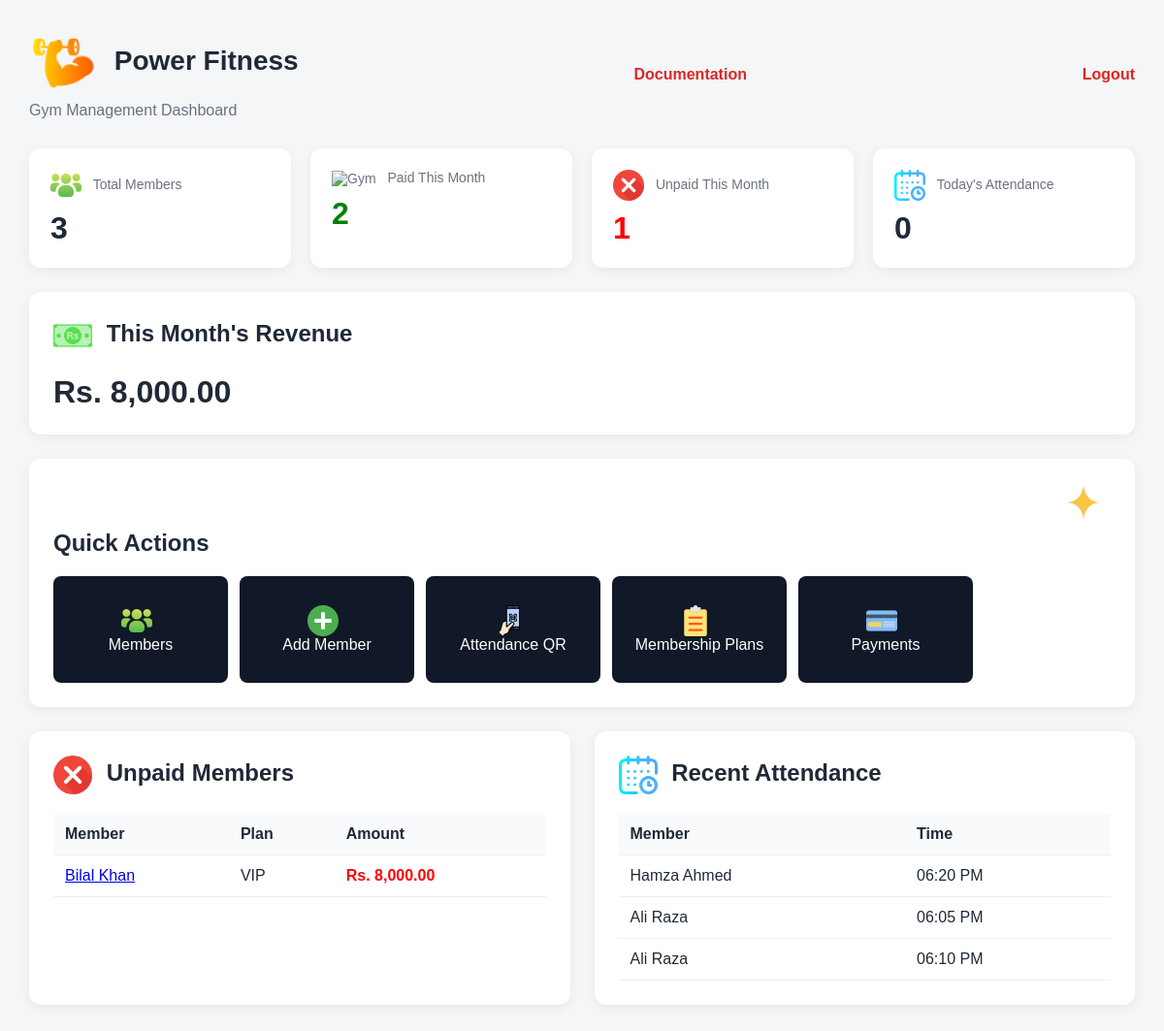
Page /dashboard.php (signed in) on the committed database.
### tables this page shows
CREATE TABLE `gyms` (
  `gym_id` int NOT NULL AUTO_INCREMENT,
  `owner_id` int NOT NULL,
  `gym_name` varchar(150) NOT NULL,
  `address` varchar(255) DEFAULT NULL,
  `phone` varchar(20) DEFAULT NULL,
  `created_at` timestamp NULL DEFAULT CURRENT_TIMESTAMP,
  `subscription_plan_id` int NOT NULL DEFAULT '1',
  PRIMARY KEY (`gym_id`),
  KEY `owner_id` (`owner_id`),
  KEY `fk_gym_subscription_plan` (`subscription_plan_id`),
  CONSTRAINT `fk_gym_subscription_plan` FOREIGN KEY (`subscription_plan_id`) REFERENCES `subscription_plans` (`subscription_plan_id`),
  CONSTRAINT `gyms_ibfk_1` FOREIGN KEY (`owner_id`) REFERENCES `gym_owners` (`owner_id`)
);

CREATE TABLE `member_memberships` (
  `membership_id` int NOT NULL AUTO_INCREMENT,
  `member_id` int NOT NULL,
  `plan_id` int NOT NULL,
  `start_date` date NOT NULL,
  `end_date` date NOT NULL,
  `status` enum('active','expired','cancelled') DEFAULT 'active',
  PRIMARY KEY (`membership_id`),
  KEY `member_id` (`member_id`),
  KEY `plan_id` (`plan_id`),
  CONSTRAINT `member_memberships_ibfk_1` FOREIGN KEY (`member_id`) REFERENCES `members` (`member_id`),
  CONSTRAINT `member_memberships_ibfk_2` FOREIGN KEY (`plan_id`) REFERENCES `membership_plans` (`plan_id`)
);

CREATE TABLE `members` (
  `member_id` int NOT NULL AUTO_INCREMENT,
  `gym_id` int NOT NULL,
  `name` varchar(100) NOT NULL,
  `phone` varchar(20) DEFAULT NULL,
  `email` varchar(150) DEFAULT NULL,
  `joining_date` date NOT NULL,
  `status` enum('active','inactive') DEFAULT 'active',
  PRIMARY KEY (`member_id`),
  KEY `fk_members_gym` (`gym_id`),
  CONSTRAINT `fk_members_gym` FOREIGN KEY (`gym_id`) REFERENCES `gyms` (`gym_id`)
);

CREATE TABLE `membership_plans` (
  `plan_id` int NOT NULL AUTO_INCREMENT,
  `gym_id` int NOT NULL,
  `plan_name` varchar(100) NOT NULL,
  `price` decimal(10,2) NOT NULL,
  `duration_months` int NOT NULL,
  `description` text,
  PRIMARY KEY (`plan_id`),
  KEY `fk_plans_gym` (`gym_id`),
  CONSTRAINT `fk_plans_gym` FOREIGN KEY (`gym_id`) REFERENCES `gyms` (`gym_id`)
);

CREATE TABLE `attendance` (
  `attendance_id` int NOT NULL AUTO_INCREMENT,
  `member_id` int NOT NULL,
  `attendance_date` date NOT NULL,
  `attendance_time` time NOT NULL,
  PRIMARY KEY (`attendance_id`),
  UNIQUE KEY `unique_member_attendance` (`member_id`,`attendance_date`),
  CONSTRAINT `attendance_ibfk_1` FOREIGN KEY (`member_id`) REFERENCES `members` (`member_id`)
);

### dashboard.php (the view, shortened to what this page needs)
<?php
require_once "backend/db.php";
$owner_id = $_SESSION["owner_id"];
$sql = "SELECT
            gym_id,
            gym_name,
            phone
        FROM gyms
        WHERE owner_id = ?";
$stmt = $conn->prepare($sql);
$stmt->bind_param(
    "i",
    $owner_id
);
$stmt->execute();
$result = $stmt->get_result();
$gym = $result->fetch_assoc();
$gym_id = $gym["gym_id"];
$current_month = date("Y-m-01");
$today = date("Y-m-d");
$sql = "SELECT COUNT(*) AS total
        FROM members
        WHERE gym_id = ?";
$stmt = $conn->prepare($sql);
$stmt->bind_param(
    "i",
    $gym_id
);
$stmt->execute();
$result = $stmt->get_result();
$total_members =
    $result->fetch_assoc()["total"];
$sql = "SELECT COUNT(*) AS total
        FROM members
        WHERE gym_id = ?
        AND status = 'active'";
$stmt = $conn->prepare($sql);
$stmt->bind_param(
    "i",
    $gym_id
);
$stmt->execute();
$result = $stmt->get_result();
$active_members =
    $result->fetch_assoc()["total"];
$sql = "SELECT COUNT(DISTINCT p.member_id) AS total
        FROM payments p
        INNER JOIN members m
            ON p.member_id = m.member_id
        WHERE m.gym_id = ?
        AND p.payment_for_month = ?
        AND p.payment_status = 'paid'";
$stmt = $conn->prepare($sql);
$stmt->bind_param(
    "is",
    $gym_id,
    $current_month
);
$stmt->execute();
$result = $stmt->get_result();
$paid_members =
    $result->fetch_assoc()["total"];
$unpaid_members =
    $active_members - $paid_members;
$sql = "SELECT COUNT(*) AS total
        FROM attendance a
        INNER JOIN members m
            ON a.member_id = m.member_id
        WHERE m.gym_id = ?
        AND a.attendance_date = ?";
$stmt = $conn->prepare($sql);
$stmt->bind_param(
    "is",
    $gym_id,
    $today
);
$stmt->execute();
$result = $stmt->get_result();
$today_attendance =
    $result->fetch_assoc()["total"];
$sql = "SELECT COALESCE(
            SUM(p.amount),
            0
        ) AS total
        FROM payments p
        INNER JOIN members m
            ON p.member_id = m.member_id
        WHERE m.gym_id = ?
        AND p.payment_for_month = ?
        AND p.payment_status = 'paid'";
$stmt = $conn->prepare($sql);
$stmt->bind_param(
    "is",
    $gym_id,
    $current_month
);
$stmt->execute();
$result = $stmt->get_result();
$monthly_revenue =
    $result->fetch_assoc()["total"];
$sql = "SELECT
            m.name,
            a.attendance_date,
            a.attendance_time
        FROM attendance a
        INNER JOIN members m
            ON a.member_id = m.member_id
        WHERE m.gym_id = ?
        ORDER BY
            a.attendance_date DESC,
            a.attendance_time DESC
        LIMIT 10";
$stmt = $conn->prepare($sql);
$stmt->bind_param(
    "i",
    $gym_id
);
$stmt->execute();
$recent_attendance =
    $stmt->get_result();
$sql = "SELECT
            m.member_id,
            m.name,
            m.phone,
            mm.membership_id,
            mp.plan_name,
            mp.price
        FROM members m
        LEFT JOIN member_memberships mm
            ON m.member_id =
               mm.member_id
            AND mm.status = 'active'
            AND mm.start_date <= LAST_DAY(?)
            AND mm.end_date >= ?
        LEFT JOIN membership_plans mp
            ON mm.plan_id =
               mp.plan_id
        LEFT JOIN payments p
            ON mm.membership_id =
               p.membership_id
            AND p.payment_for_month = ?
            AND p.payment_status = 'paid'
        WHERE m.gym_id = ?
        AND m.status = 'active'
        AND p.payment_id IS NULL
        ORDER BY m.name ASC";
$stmt = $conn->prepare($sql);
$stmt->bind_param(
    "sssi",
    $current_month,
    $current_month,
    $current_month,
    $gym_id
);
$stmt->execute();
$unpaid_result =
    $stmt->get_result();
?>
<!DOCTYPE html>
<html lang="en">
<head>
    <link rel = "stylesheet" href = "css/dashboard.css">
</head>
<body>
<div class="container">
    <div class="header">
        <div>
            <h1>
                <img src = "images/gym.png" class="gym-icon" alt="Gym">
                <?php
                echo htmlspecialchars(
                    $gym["gym_name"]
                );
                ?>
            </h1>
            <p>
                Gym Management Dashboard
            </p>
        </div>
        <a
            href="manual.html"
            class="logout"
        >
            Documentation
        </a>
        <a
            href="logout.php"
            class="logout"
            onclick = "return confirm('Are you sure you want to logout?');"
        >
            Logout
        </a>
    </div>
    <div class="stats">
        <div class="stat-card">
            <div class="stat-title">
                <img src = "images/group-users.png" class="stat-icon" alt="Gym">
            Total Members
            </div>
            <div class="stat-number">
                <?php
                echo $total_members;
                ?>
            </div>
        </div>
        <div class="stat-card">
            <div class="stat-title">
            <img src = "images/circle.png" class="stat-icon" alt="Gym">
                Paid This Month
            </div>
            <div class="stat-number paid">
                <?php
                echo $paid_members;
                ?>
            </div>
        </div>
        <div class="stat-card">
            <div class="stat-title">
            <img src = "images/delete.png" class="stat-icon" alt="Gym">
                Unpaid This Month
            </div>
            <div class="stat-number unpaid">
                <?php
                echo $unpaid_members;
                ?>
            </div>
        </div>
        <div class="stat-card">
            <div class="stat-title">
                <img src = "images/calendar.png" class="stat-icon" alt="Gym">
            Today's Attendance
            </div>
            <div class="stat-number">
                <?php
                echo $today_attendance;
                ?>
            </div>
        </div>
    </div>
    <div class="card">
        <h2>
            <img src = "images/money.png" class="revenue-icon" alt="Gym">
        This Month's Revenue
        </h2>
        <div class="stat-number">
            Rs.
            <?php
            echo number_format(
                $monthly_revenue,
                2
            );
            ?>
        </div>
    </div>
    <div class="card">
        <h2>
            <img src = "images/sparkling.png" class="action-icon" alt="Gym">
        Quick Actions
        </h2>
        <div class="actions">
            <a
                href="members.php"
                class="action"
            >
                <img src = "images/group-users.png" class="stat-icon" alt="Gym">
            Members
            </a>
            <a
                href="add_member.php"
                class="action"
            >
                <img src = "images/plus.png" class="stat-icon" alt="Gym">
            Add Member
            </a>
            <a
                href="attendance.php"
                class="action"
            >
                <img src = "images/qr-code.png" class="stat-icon" alt="Gym">
            Attendance QR
            </a>
            <a
                href="add_plan.php"
                class="action"
            >
                <img src = "images/clipboard.png" class="stat-icon" alt="Gym">
            Membership Plans
            </a>
            <a
                href="payments.php"
                class="action"
            >
                <img src = "images/debit-card.png" class="stat-icon" alt="Gym">
            Payments
            </a>
        </div>
    </div>
    <div class="two-column">
        <div class="card">
            <h2>
                <img src = "images/delete.png" class="stat-icon" alt="Gym">
            Unpaid Members
            </h2>
            <?php if (
                $unpaid_result->num_rows > 0
            ): ?>
                <table>
                    <tr>
                        <th>
                            Member
                        </th>
                        <th>
                            Plan
                        </th>
                        <th>
                            Amount
                        </th>
                    </tr>
                    <?php while (
                        $unpaid =
                        $unpaid_result->fetch_assoc()
                    ): ?>
                        <tr>
                            <td>
                                <a
                                    href="member_details.php?id=<?php
                                        echo $unpaid[
                                            "member_id"
                                        ];
                                    ?>"
                                >
                                    <?php
                                    echo htmlspecialchars(
                                        $unpaid[
                                            "name"
                                        ]
                                    );
                                    ?>
                                </a>
                            </td>
                            <td>
                                <?php
                                echo htmlspecialchars(
                                    $unpaid[
                                        "plan_name"
                                    ] ?? "-"
                                );
                                ?>
                            </td>
                            <td class="unpaid">
                                Rs.
                                <?php
                                echo number_format(
                                    $unpaid[
                                        "price"
                                    ] ?? 0,
                                    2
                                );
                                ?>
                            </td>
                        </tr>
                    <?php endwhile; ?>
                </table>
            <?php endif; ?>
        </div>
        <div class="card">
            <h2>
                <img src = "images/calendar.png" class="stat-icon" alt="Gym">
            Recent Attendance
            </h2>
            <?php if (
                $recent_attendance->num_rows > 0
            ): ?>
                <table>
                    <tr>
                        <th>
                            Member
                        </th>
                        <th>
                            Time
                        </th>
                    </tr>
                    <?php while (
                        $record =
                        $recent_attendance->fetch_assoc()
                    ): ?>
                        <tr>
                            <td>
                                <?php
                                echo htmlspecialchars(
                                    $record[
                                        "name"
                                    ]
                                );
                                ?>
                            </td>
                            <td>
                                <?php
                                echo date(
                                    "h:i A",
                                    strtotime(
                                        $record[
                                            "attendance_time"
                                        ]
                                    )
                                );
                                ?>
                            </td>
                        </tr>
                    <?php endwhile; ?>
                </table>
            <?php else: ?>
                <p class="empty">
                    No attendance yet.
                </p>
            <?php endif; ?>
        </div>
    </div>
</div>
</body>
</html>

### css/dashboard.css (style rules this page uses)
* { box-sizing: border-box; }
body { margin: 0; font-family: Arial, sans-serif; background: #f4f6f8; color: #1f2937; }
.container { max-width: 1200px; margin: auto; padding: 30px; }
.header { display: flex; justify-content: space-between; align-items: center; margin-bottom: 30px; }
.header h1 { margin: 0; font-size: 28px; }
.header p { margin: 5px 0 0; color: #6b7280; }
.logout { text-decoration: none; color: #dc2626; font-weight: bold; }
.stats { display: grid; grid-template-columns: repeat(4, 1fr); gap: 20px; margin-bottom: 25px; }
.stat-card { background: white; padding: 22px; border-radius: 12px; box-shadow: 0 3px 12px rgba(0, 0, 0, 0.06); }
.stat-title { color: #6b7280; font-size: 14px; margin-bottom: 10px; }
.stat-number { font-size: 32px; font-weight: bold; }
.card { background: white; padding: 25px; border-radius: 12px; box-shadow: 0 3px 12px rgba(0, 0, 0, 0.06); margin-bottom: 25px; }
.card h2 { margin-top: 0; }
.actions { display: flex; flex-wrap: wrap; gap: 12px; }
.action { display: flex; flex-direction: column; align-items: center; justify-content: center; width: 180px; min-height: 110px; padding: 12px; background: #111827; color: white; text-decoration: none; border-radius: 8px; text-align: center; }
.two-column { display: grid; grid-template-columns: 1fr 1fr; gap: 25px; }
table { width: 100%; border-collapse: collapse; }
th, td { padding: 12px; text-align: left; border-bottom: 1px solid #eee; }
th { background: #f8fafc; }
.paid { color: green; font-weight: bold; }
.unpaid { color: red; font-weight: bold; }
.gym-icon { width: 70px; height: 70px; object-fit: contain; vertical-align: middle; margin-right: 10px; }
.stat-icon { width: 32px; height: 32px; object-fit: contain; vertical-align: middle; margin-right: 8px; }
.revenue-icon { width: 40px; height: 40px; object-fit: contain; vertical-align: middle; margin-right: 8px; }
.action-icon { width: 70px; height: 70px; object-fit: contain; display: block; margin: 0 auto 8px; }
.card h2 img { width: 40px; height: 40px; object-fit: contain; vertical-align: middle; margin-right: 8px; }

### rows in the picture
gyms: gym_name "Power Fitness"
member_memberships: member.name "Bilal Khan", plan.plan_name "VIP", plan.price "8,000.00"
attendance: member.name "Hamza Ahmed", attendance_time "06:20 PM"
attendance: member.name "Ali Raza", attendance_time "06:05 PM"
attendance: member.name "Ali Raza", attendance_time "06:10 PM"

### other values in the picture
$total_members "3"
$paid_members "2"
$unpaid_members "1"
$today_attendance "0"
$monthly_revenue "8,000.00"
